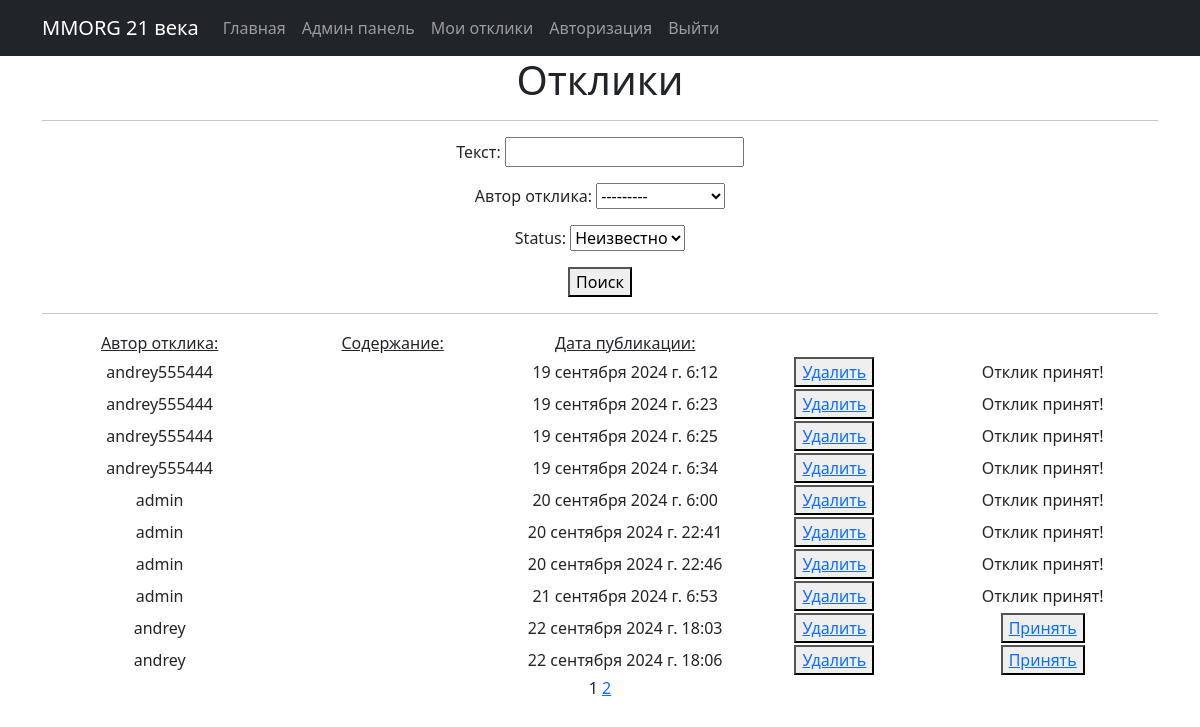
The page /responses/ (signed in) on the database its author committed.
### board/models.py (models this page shows, shortened)
class UserResponse(models.Model):
    author = models.ForeignKey(User, on_delete=models.CASCADE, verbose_name='Автор отклика')
    text = models.TextField(verbose_name='Текст')
    msg = models.TextField(default="Сообщений пока нет")
    status = models.BooleanField(default=False)
    add = models.ForeignKey(Message, on_delete=models.CASCADE, null=True, blank=True)
    created_at = models.DateTimeField(auto_now_add=True, verbose_name='Дата отклика')
    class Meta:
        verbose_name = 'Отклик'
        verbose_name_plural = 'Отклики'

### board/views.py (the view)
# urls.py: path('responses/', ResponseList.as_view(), name='response'),
class ResponseList(LoginRequiredMixin, ListView):
    form_class = RespondForm
    model = UserResponse
    template_name = 'responses.html'
    context_object_name = 'responses'
    paginate_by = 10
    def get_queryset(self):
        queryset = super().get_queryset()
        self.filterset = ResponseFilter(self.request.GET, queryset=queryset)
        return self.filterset.qs  # И возвращаем отфильтрованные результаты
    def get_context_data(self, **kwargs):
        context = super().get_context_data(**kwargs)
        context['filterset'] = self.filterset
        return context

### templates/responses.html (shortened to what this page needs)
{% extends 'flatpages/default.html' %}
{% block content %}
<h1>Отклики</h1>
<hr>
<form action="" method="get">
    {{ filterset.form.as_p }}
    <button type="submit">Поиск</button>
</form>
<hr>
{% if responses %}
    <table style="margin-left: 1px; margin-rith: ;">
        <tr>
            <td style="width: 200px"><u>Автор отклика:</u></td>
            <td style="width: 200px"><u>Содержание:</u></td>
            <td style="width: 200px"><u>Дата публикации:</u></td>
        </tr>
        {% for re in responses %}
        <tr>
            <td style="width: 250px">{{re.author}}</td>
            <td style="width: 250px">{{re.content|truncatechars:20}}</td>
            <td style="width: 250px">{{re.created_at}}</td>
            <td style="width: 200px"><button type="submit"><a href={% url 'response_delete' re.id%}> Удалить </a></button></td>
            {% if re.status == False %}
            <td style="width: 250px"><button type="submit"><a href={% url 'response_status' re.id %}>Принять</a></button> </td>
            {% else %}
            <td style="width: 250px">Отклик принят!</td>
            {% endif %}
        </tr>
        {% endfor %}
    </table>
{% else %}
    <h2>Откликов нет!</h2>
{% endif %}
   {{ page_obj.number }}
   {% if page_obj.has_next %}
       <a href="?page={{ page_obj.next_page_number }}">{{ page_obj.next_page_number }}</a>
   {% endif %}
{% endblock content %}

### rows shown on the page
UserResponse: author "andrey555444", created_at "19 сентября 2024 г. 6:12", status "Отклик принят!"
UserResponse: author "andrey555444", created_at "19 сентября 2024 г. 6:23", status "Отклик принят!"
UserResponse: author "andrey555444", created_at "19 сентября 2024 г. 6:25", status "Отклик принят!"
UserResponse: author "andrey555444", created_at "19 сентября 2024 г. 6:34", status "Отклик принят!"
UserResponse: author "admin", created_at "20 сентября 2024 г. 6:00", status "Отклик принят!"
UserResponse: author "admin", created_at "20 сентября 2024 г. 22:41", status "Отклик принят!"
UserResponse: author "admin", created_at "20 сентября 2024 г. 22:46", status "Отклик принят!"
UserResponse: author "admin", created_at "21 сентября 2024 г. 6:53", status "Отклик принят!"
UserResponse: author "andrey", created_at "22 сентября 2024 г. 18:03", status "Принять"
UserResponse: author "andrey", created_at "22 сентября 2024 г. 18:06", status "Принять"

### other values the page prints
{{ page_obj.number }} "1"
{{ page_obj.next_page_number }} "2"
